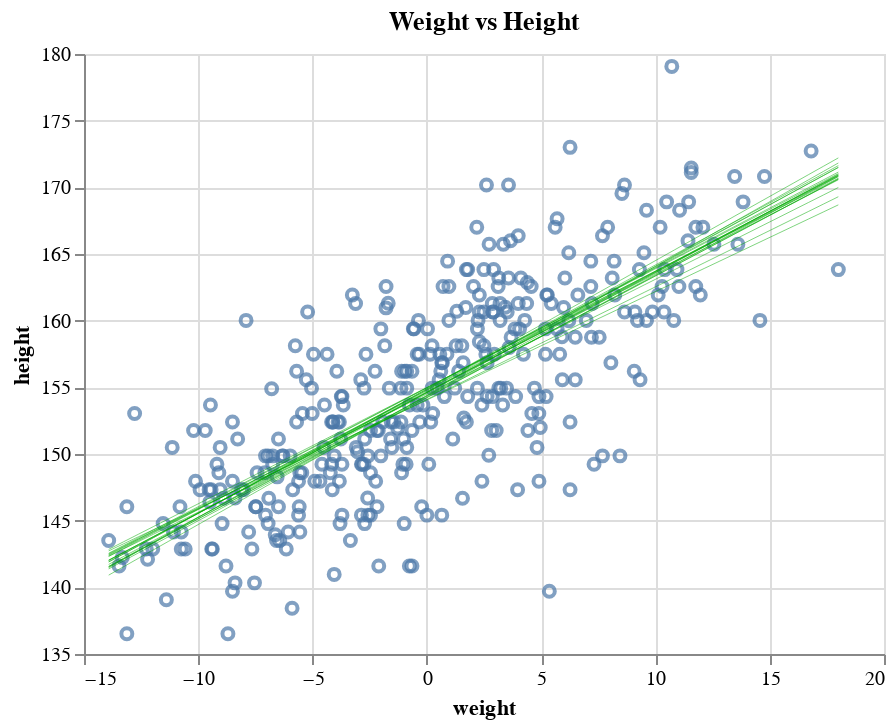

Write notebook code for a chart like this one.
### Code cell
weight_grid = np.linspace(weight.min(), weight.max())

lines = []

for i in range(20):
    a = fit["alpha"][0, i]
    b = fit["beta"][0, i]

    line = a + b * weight_grid
    df = pd.DataFrame({"weight": weight_grid, "height": line})

    line = (
        alt.Chart(df)
        .mark_line(color="#00AA00", strokeWidth=0.5, opacity=0.5)
        .encode(
            x="weight",
            y="height",
        )
    )

    lines.append(line)

data_chart + reduce(lambda a, b: a + b, lines)
